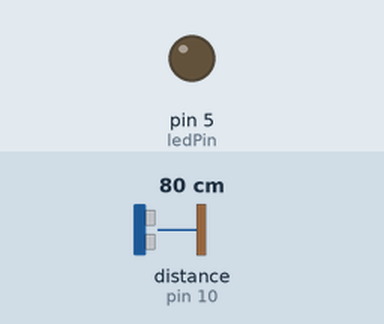
The sketch below on a simulated Arduino Uno, built with avr-gcc and run on an emulated ATmega328P. Parts: output pins drawn as LEDs (lit = HIGH). Wiring (inferred from the names in the program): ultrasonic range finder: trigger pin 9; echo pin 10. The inputs (shaded band) are chosen by the test bench; at power-on: distance to the obstacle (sensor on pin 10) 80 cm. The echo pulse lasts 58.3 µs per cm; pins used as bus, display or sensor lines are not drawn.

Above: at 1.2 s.
1.3 s: distance to the obstacle (sensor on pin 10) set to 17 cm
2.8 s: distance to the obstacle (sensor on pin 10) set to 14 cm
At 3.2 s:
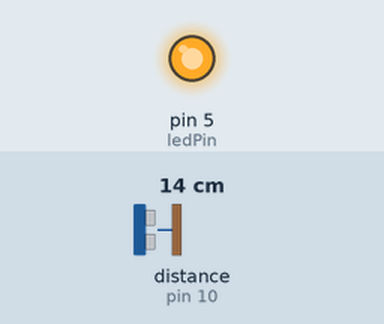
4.3 s: distance to the obstacle (sensor on pin 10) set to 18 cm
At 5.5 s:
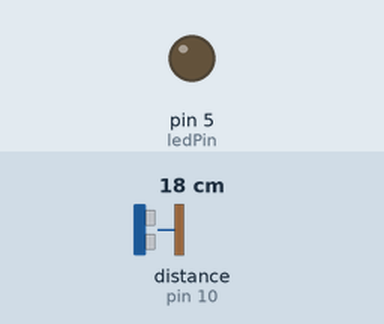
5.8 s: distance to the obstacle (sensor on pin 10) set to 2 cm
At 6.7 s:
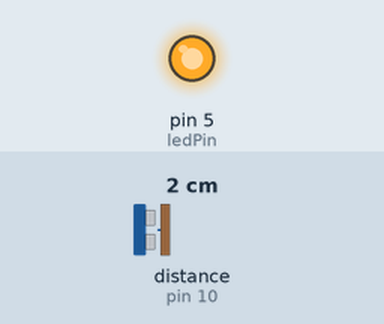
Timing chart, 0 to 8.3 s (numbered marks = the images above; inputs shaded):
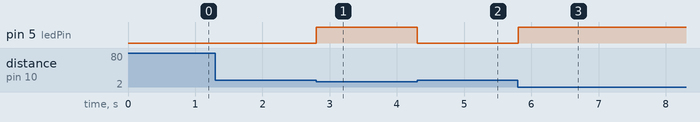

Measured:
- the behaviour switches between 16 and 15 cm on distance to the obstacle (sensor on pin 10) (found by bisection; images 0 and 1)
- after the input at 1.3 s, every drawn part: stays the same
- after the input at 2.8 s, pin 5 (ledPin): LOW → HIGH at once
- after the input at 4.3 s, pin 5 (ledPin): HIGH → LOW at once
- after the input at 5.8 s, pin 5 (ledPin): LOW → HIGH at once

The sketch:

HelloFunctions.ino
```cpp
//Hello Functions
//Sean Lynch
// This will take a distance manually, and control an LED based on distance.
// This code uses functions (for the first time) to do these actions.

const int trigPin = 9;
const int echoPin = 10;
const int ledPin = 5;
long duration;
int distance;  //this is the variable to store a distance in cm
int cm = 0;

void setup()
{
	pinMode(trigPin, OUTPUT);
	pinMode(echoPin, INPUT);
	Serial.begin(9600);
	pinMode(ledPin, OUTPUT);
}

void loop()
{
	cm = getDistance();

	if (cm < 15)     //if the distance is less than 15cm, light up the LED
	{
	digitalWrite(ledPin,HIGH);
	}
	else if (cm > 15)     //if the distance is more than 15cm, turn off the LED
		{
		digitalWrite(ledPin,LOW);
		}
}

int getDistance()   //new function I made to compact the code up top, put this
                    //command in up top and it does what the code down here says
{
	digitalWrite(trigPin, LOW);        //Echolocation
	delayMicroseconds(2);
	digitalWrite(trigPin, HIGH);
	delayMicroseconds(10);
	digitalWrite(trigPin, LOW);
	duration = pulseIn(echoPin, HIGH);
	distance = duration * 0.034/2;
	return distance;   //Returning the new number for distance
}
```
